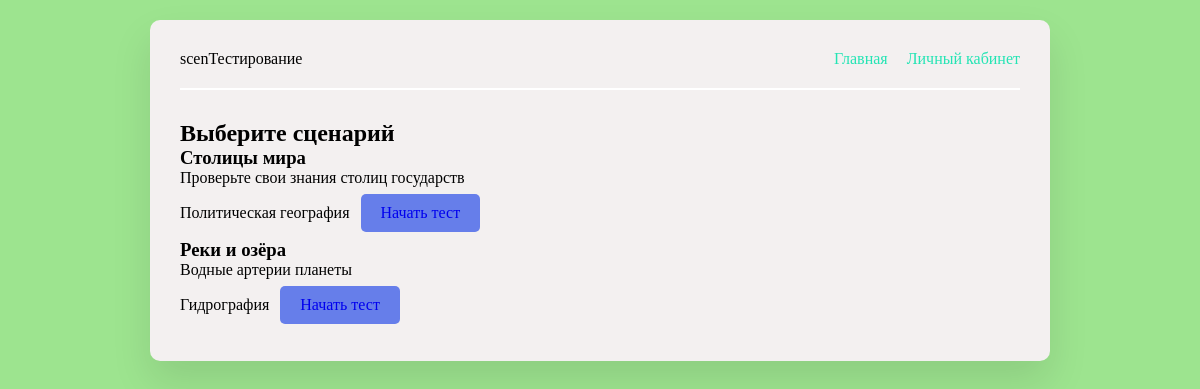
Page /geotest/test.php (signed in) on the committed database.
### tables this page shows
CREATE TABLE `scenarios` (
  `id` int NOT NULL,
  `title` varchar(255) NOT NULL,
  `description` text,
  `category` varchar(100) DEFAULT NULL,
  `created_at` timestamp NOT NULL DEFAULT CURRENT_TIMESTAMP
);

### geotest/test.php (the view, shortened to what this page needs)
<?php
$database = new Database();
$db = $database->getConnection();
$scenarios = $db->query("SELECT * FROM scenarios ORDER BY created_at DESC")->fetchAll();
$currentScenario = null;
?>
<!DOCTYPE html>
<html lang="ru">
<head>
    <link rel="stylesheet" href="css/style.css">
</head>
<body>
    <div class="box">
        <header>
            scenТестирование</h1>
            <nav>
                <a href="index.php">Главная</a>
                <a href="user/profile.php">Личный кабинет</a>
            </nav>
        </header>
        <main>
            <?php if (!$currentScenario): ?>
                <h2>Выберите сценарий</h2>
                <div class="scenarios">
                    <?php foreach ($scenarios as $scenario): ?>
                        <div class="scenario">
                            <h3><?= htmlspecialchars($scenario['title']) ?></h3>
                            <p><?= htmlspecialchars($scenario['description']) ?></p>
                            <span class="badge"><?= htmlspecialchars($scenario['category']) ?></span>
                            <a href="test.php?scenario_id=<?= $scenario['id'] ?>" class="btn">Начать тест</a>
                        </div>
                    <?php endforeach; ?>
                </div>
            <?php endif; ?>
        </main>
    </div>
</body>
</html>

### geotest/css/style.css (style rules this page uses)
* { margin: 0; padding: 0; box-sizing: border-box; }
body { background: rgb(157, 228, 143); min-height: 100vh; padding: 20px; }
.box { max-width: 900px; margin: 0 auto; background: rgb(243, 240, 240); border-radius: 10px; padding: 30px; box-shadow: 0 20px 40px rgba(0,0,0,0.1); }
header { display: flex; justify-content: space-between; align-items: center; margin-bottom: 30px; padding-bottom: 20px; border-bottom: 2px solid #ffffff; }
nav a { margin-left: 15px; color: #24e4b4; text-decoration: none; font-weight: 500; }
.btn { padding: 10px 20px; border: none; border-radius: 5px; cursor: pointer; text-decoration: none; display: inline-block; background-color: #667eea; margin: 7px; }

### rows in the picture
scenarios: title "Столицы мира", description "Проверьте свои знания столиц государств", category "Политическая география"
scenarios: title "Реки и озёра", description "Водные артерии планеты", category "Гидрография"
